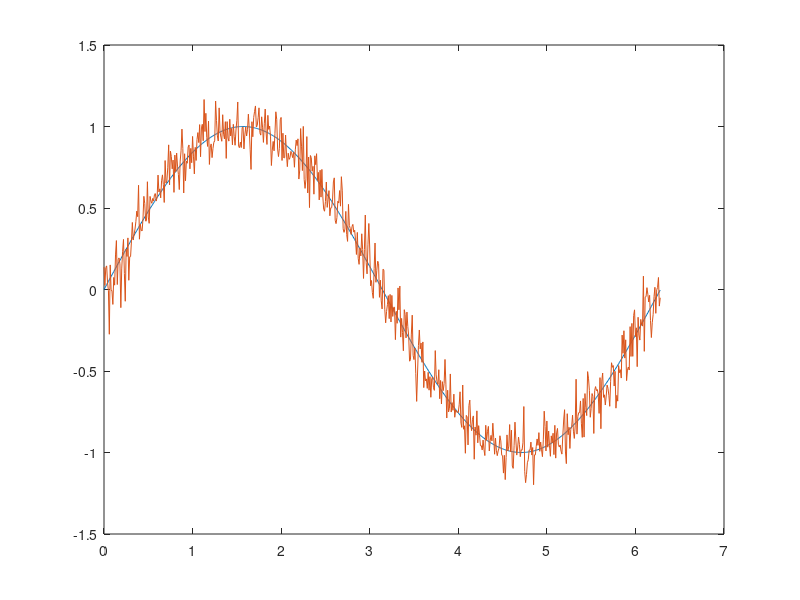

MATLAB code for this plot: (Note: this script raises an error after producing the figure.)
tamanho = 400;

x = 0:0.01:2*pi;

seno = sin(x);

ruido = 0.1*randn(size(x));

seno_ruido = seno + ruido;

seno_ruido_media = zeros(size(seno_ruido));

plot(x, seno), hold on, plot(x, seno_ruido)

for i = 1 : size(seno_ruido, 2)

    if i >= 1 && i <= tamanho
        seno_ruido_media(1, i) =  sum(seno_ruido(1, i - (i - 1) : i + (i - 1) )) / size( seno_ruido(1, i - (i - 1) : i + (i - 1)), 2);

    elseif i > 4 && i <= size(seno_ruido, 2) - tamanho
        seno_ruido_media(1, i) = (sum(seno_ruido(1, i - tamanho : i + tamanho ))) / (2 * tamanho + 1);

    elseif i > size(seno_ruido, 2) - tamanho
        seno_ruido_media(1, i) = sum(seno_ruido(1, i - (size(seno_ruido, 2) - i) : i + (size(seno_ruido, 2) - i))) / size((seno_ruido(1, i - (size(seno_ruido, 2) - i) : i + (size(seno_ruido, 2) - i))), 2);
    end
end

figure, plot(x, seno), hold on, plot(x, seno_ruido_media)